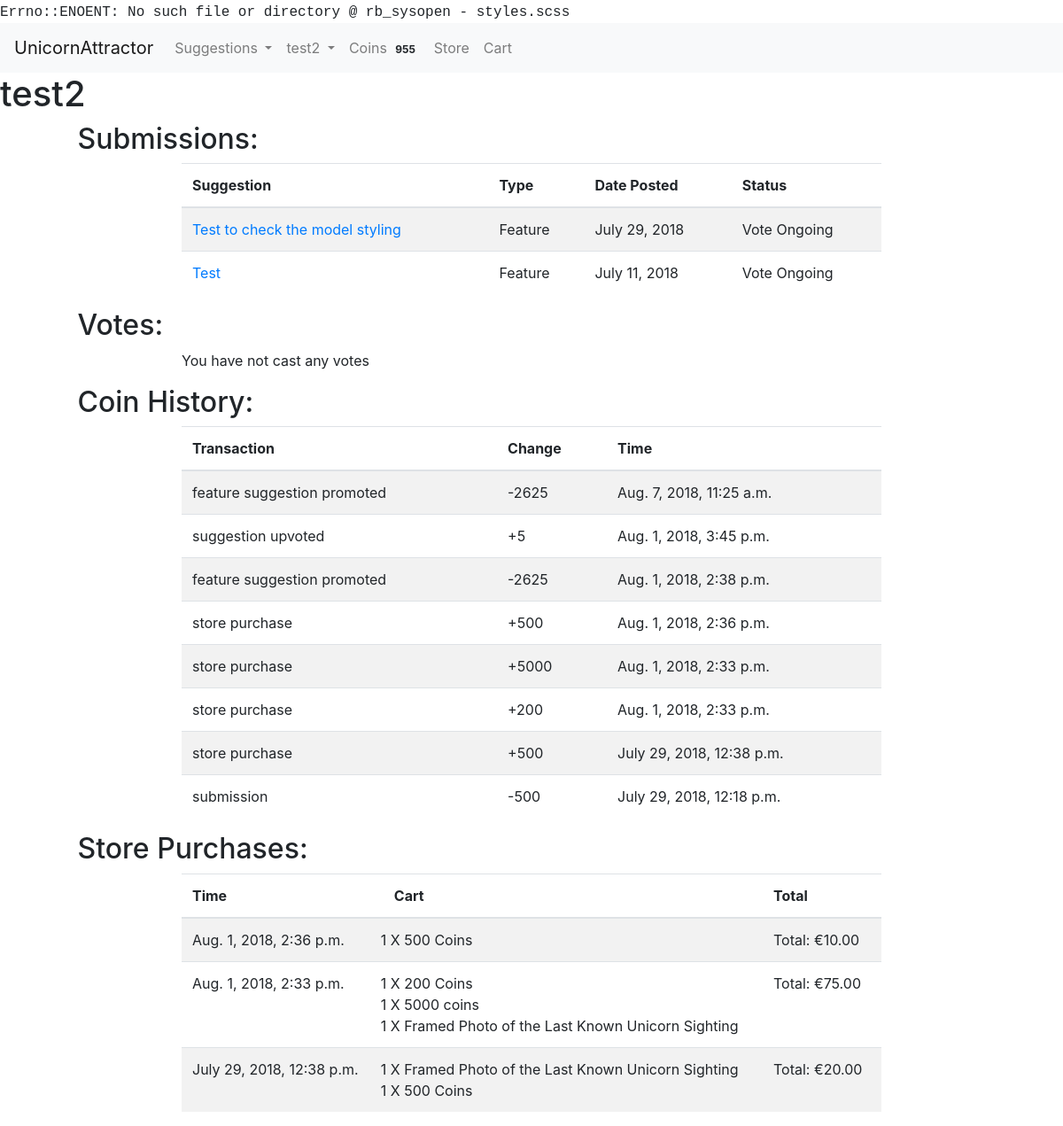
/user/3 (signed in), run on an earlier commit of the app's database.
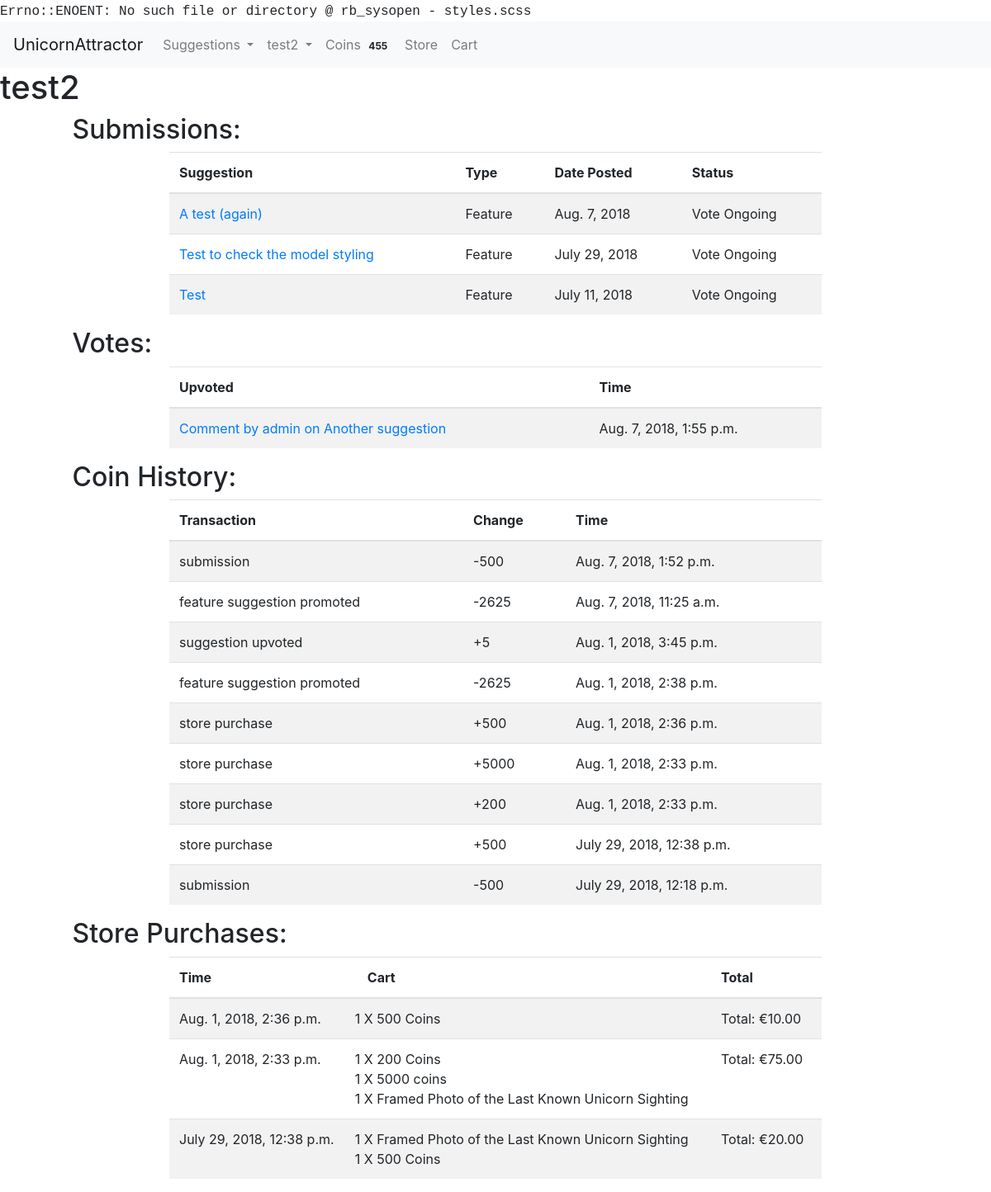
And on a later commit of the database.
### accounts/models.py (models this page shows)
class User(AbstractUser):
    USERNAME_FIELD = "email"
    email = models.EmailField(('email address'), blank=False, unique=True)
    REQUIRED_FIELDS = []
    def __str__(self):
        return self.username

### usersuggestions/models.py (models this page shows, shortened)
class SuggestionAdminPage(models.Model):
    status_choices = ((0, "not scheduled"), (1, "scheduled"), (2, "in progress"), (3, "completed"))
    priority_choices = ((0, "low"), (1, 'normal'), (2, 'high'))
    suggestion = models.ForeignKey(Suggestion, null=False, on_delete=models.CASCADE)
    status = models.PositiveSmallIntegerField(choices=status_choices, default=0)
    developer_assigned = models.ForeignKey(User, null=True, blank=True, on_delete=models.PROTECT)
    priority = models.PositiveSmallIntegerField(choices=priority_choices, null=True, blank=True, default=1)
    date_started = models.DateField(null=True, blank=True)
    estimated_days_to_complete = models.PositiveSmallIntegerField(null=True, blank=True)
    expected_completion_date = models.DateField(null=True, blank=True)
    date_completed = models.DateField(null=True, blank=True)
    in_current_voting_cycle = models.BooleanField(blank=False, default=True)
    github_branch = models.CharField(null=True, blank=True, max_length=50)
    was_successful = models.NullBooleanField(blank=True, null=True)
    current_winner = models.BooleanField(blank=False, default=False)

class Suggestion(models.Model):
    suggestion_choices = ((True, 'Feature'), (False, 'Bug Fix'))
    is_feature = models.BooleanField(blank=False, default=False, choices=suggestion_choices)
    user = models.ForeignKey(User, null=False, on_delete=models.PROTECT)
    title = models.CharField(max_length=200, blank=False)
    details = RichTextUploadingField()
    date_time = models.DateTimeField(auto_now_add=True)
    delay_submission = models.BooleanField(null=False, blank=True, default=False)

class Upvote(models.Model):
    user = models.ForeignKey(User, null=False, on_delete=models.PROTECT)
    suggestion = models.ForeignKey(Suggestion, null=True, on_delete=models.CASCADE)
    comment = models.ForeignKey(Comment, null=True, on_delete=models.CASCADE)
    date_time = models.DateTimeField(auto_now_add=True)

class Comment(models.Model):
    user = models.ForeignKey(User, null=False, on_delete=models.PROTECT)
    suggestion = models.ForeignKey(Suggestion, null=False, on_delete=models.CASCADE)
    admin_page_comment = models.BooleanField(blank=False, default=False)
    comment = RichTextUploadingField()
    date_time = models.DateTimeField(auto_now_add=True)

### market/models.py (models this page shows, shortened)
class UserCoinHistory(models.Model):
    transaction_choices = ((1, 'submission'), (2, 'upvote'), (3, 'referral'),
                           (4, 'store purchase'), (5, 'initial signup'), (6, 'received referral'),
                           (7, 'suggestion upvoted'), (8, 'suggestion successful'), (9, 'feature suggestion promoted'))
    user = models.ForeignKey(User, null=False, on_delete=models.PROTECT)
    coins_change = models.IntegerField(null=False)
    date_time = models.DateTimeField(auto_now_add=True)
    suggestion = models.ForeignKey(Suggestion, null=True, blank=True, on_delete=models.CASCADE)
    transaction = models.PositiveSmallIntegerField(choices=transaction_choices, blank=False, null=False)

class Order(models.Model):
    user = models.ForeignKey(User, null=False, on_delete=models.PROTECT)
    date_time = models.DateTimeField(auto_now_add=True)
    delivery_address = models.ForeignKey(Delivery, null=True, on_delete=models.PROTECT)

class OrderItem(models.Model):
    order = models.ForeignKey(Order, null=False, on_delete=models.CASCADE)
    item = models.ForeignKey(StoreItem, null=False, on_delete=models.PROTECT)
    quantity = models.PositiveIntegerField(null=False)
    total_purchase_price = models.DecimalField(max_digits=8, decimal_places=2)

class StoreItem(models.Model):
    name = models.CharField(max_length=200, null=False, blank=False)
    description = models.TextField()
    price = models.DecimalField(max_digits=8, decimal_places=2)
    image = models.ImageField(upload_to='images')
    delivery_required = models.BooleanField(blank=False, null=False)
    is_coins = models.BooleanField(default=False, null=False)
    coins_amount = models.PositiveIntegerField(blank=True, null=True)
    def __str__(self):
        return self.name

### usersuggestions/views.py (the view)
# urls.py: url(r'^user/(?P<user_id>\d+)$', render_userpage, name='userpage'),
@login_required()
def render_userpage(request, user_id):
    user = get_object_or_404(User, id=user_id)
    if request.user == user:
        values = get_userpage_values(user)
        return render(request, "userpage.html", {"user": user,
                                                 "votes": values["votes"], "purchases": values["purchases"],
                                                 "coin_history": values["coin_history"],
                                                 "suggestions": values["suggestions"],
                                                 })
    else:
        return redirect("issue_tracker")

### market/cart.py (called while the page is built)
    def __len__(self):
        return sum(item['quantity'] for item in self.cart.values())

### market/coins.py (called while the page is built)
def return_user_coins(user):
    UserCoins.objects.get_or_create(user=user)
    user_row = UserCoins.objects.get(user=user)
    return user_row.coins

### market/contexts.py (called while the page is built)
def cart(request):
    return {'cart': Cart(request)}

def usercoins(request):
    if request.user.is_authenticated:
        user = request.user
        coins_amount = return_user_coins(user)
        return {"usercoins":coins_amount}
    else:
        return {"usercoins": None}

### usersuggestions/helpers.py (called while the page is built)
def get_userpage_values(user):
    votes = Upvote.objects.filter(user=user).order_by("-date_time")
    purchases = Order.objects.filter(user=user).order_by("-date_time")
    coin_history = UserCoinHistory.objects.filter(user=user).order_by("-date_time")
    suggestions = SuggestionAdminPage.objects.filter(suggestion__user=user).order_by("-suggestion__date_time")
    for purchase in purchases:
        purchase.items = OrderItem.objects.filter(order=purchase)
        purchase.total_cost = 0
        for item in purchase.items:
            purchase.total_cost += item.total_purchase_price
    values_dictionary = {"purchases": purchases,
                         "coin_history": coin_history, "votes": votes, "suggestions": suggestions
                         }
    return values_dictionary

### usersuggestions/templates/userpage.html (shortened to what this page needs)
{% extends 'base.html' %} {% block title %} {{ user }} {% endblock %} {% block content %}
<main id="userpage">
    <h1 id="header">{{ user }}</h1>
    <div class="row">
        <div class="offset-md-1">
            <h2 class="section-header">Submissions:</h2>
        </div>
    </div>
    <div class="row">
        <div class="col-xs-12 table-col col-md-8 offset-md-2">
            {% if suggestions|length == 0 %}
            <p class="no-entry-text">You have not submitted any suggestions</p>
            {% else %}
            <table class="table submissions-table table-striped">
                <thead>
                    <tr>
                        <th scope="col">Suggestion</th>
                        <th scope="col">Type</th>
                        <th scope="col">Date Posted</th>
                        <th scope="col">Status</th>
                    </tr>
                </thead>
                <tbody>
                    {% for suggestion in suggestions %}
                    <tr>
                        <td><a href="{% url 'view_suggestion' suggestion.suggestion.id %}">{{ suggestion.suggestion.title }}</a> </td>
                        <td>{{ suggestion.suggestion.get_is_feature_display }}</td>
                        <td>{{ suggestion.suggestion.date_time.date }}</td>
                        <td class="status">
                            {% if suggestion.suggestion.is_feature %} {% if suggestion.in_current_voting_cycle %} Vote Ongoing {% elif suggestion.suggestion.delay_submission %} Submission delayed till next voting cycle {% elif suggestion.was_successful == True %} Suggestion Successful
                            {% else %} Suggestion unsuccessful {% endif %} {% else %} {{ suggestion.get_status_display }} {% endif %}
                        </td>
                    </tr>
                    {% endfor %}
                </tbody>
            </table>
            {% endif %}
        </div>
    </div>
    <div class="row">
        <div class="offset-md-1">
            <h2 class="section-header">Votes:</h2>
        </div>
    </div>
    <div class="row">
        <div class="col-xs-10 col-md-8 table-col offset-xs-1 offset-md-2">
            {% if votes|length == 0 %}
            <p class="no-entry-text">You have not cast any votes</p>
            {% else %}
            <table class="table table-striped">
                <thead>
                    <tr>
                        <th scope="col">Upvoted</th>
                        <th scope="col">Time</th>
                    </tr>
                </thead>
                <tbody>
                    {% for vote in votes %}
                    <div class="row">
                        <tr>
                            <td>
                                {% if vote.comment %}
                                <a href="{% url 'view_suggestion' vote.comment.suggestion.id %}#{{ vote.comment.id }}">Comment by {{ vote.comment.user }} on {{ vote.comment.suggestion.title }}</a> {% else %}
                                <a href="{% url 'view_suggestion' vote.suggestion.id %}">{{ vote.suggestion.get_is_feature_display }}: {{ vote.suggestion.title }}</a> {% endif %}
                            </td>
                            <td>{{ vote.date_time }}</td>
                        </tr>
                        {% endfor %}
                </tbody>
            </table>
            {% endif %}
            </div>
        </div>
        <div class="row">
            <div class="offset-md-1">
                <h2 class="section-header">Coin History:</h2>
            </div>
        </div>
        <div class="row">
            <div class="col-xs-10 table-col col-md-8 offset-xs-1 offset-md-2">
                <table class="table table-striped">
                    <thead>
                        <tr>
                            <th scope="col">Transaction</th>
                            <th scope="col">Change</th>
                            <th scope="col">Time</th>
                        </tr>
                    </thead>
                    <tbody>
                        {% for entry in coin_history %}
                        <tr>
                            <td>{{ entry.get_transaction_display }}{% if entry.suggestion %}: <a href="{% url 'view_suggestion' entry.suggestion.id %}"> {{ entry.suggestion.title }}</a> {% endif %}
                            </td>
                            <td>{% if entry.coins_change > 0 %} <span class="positive-change">+{% else %}<span class="negative-change">{% endif %}{{ entry.coins_change }}</span></td>
                            <td>{{ entry.date_time }}
                            </td>
                        </tr>
                        {% endfor %}
                    </tbody>
                </table>
            </div>
        </div>
        <div class="row">
            <div class="offset-md-1">
                <h2 class="section-header">Store Purchases:</h2>
            </div>
        </div>
        <div class="row">
            <div class="col-xs-10  table-col col-md-8 offset-xs-1 offset-md-2">
                {% if purchases|length == 0 %}
                <p class="no-entry-text">You have made no purchases at our store</p>
                {% else %}
                <table class="table table-striped">
                    <thead>
                        <tr>
                            <th scope="col">Time</th>
                            <th scope="col">Cart</th>
                            <th scope="col">Total</th>
                        </tr>
                    </thead>
                    <tbody>
                        {% for purchase in purchases %}
                        <tr>
                            <td>{{ purchase.date_time }}</td>
                            <td>
                                {% for item in purchase.items %}
                                <div class="row">
                                    {{ item.quantity }} X {{ item.item }}
                                </div>
                                {% endfor %}
                            </td>
                            <td>Total: €{{ purchase.total_cost }}</td>
                        </tr>
                        {% endfor %}
                    </tbody>
                </table>
            </div>
            {% endif %}
        </div>
</main>
{% endblock %}

### templates/base.html (shortened to what this page needs)
<!DOCTYPE html>
{% load staticfiles %}
<html lang="en">
<head>
    <link rel="stylesheet" href="https://maxcdn.bootstrapcdn.com/bootstrap/4.0.0/css/bootstrap.min.css">
    <link rel="stylesheet" href="{% static 'css/styles.css' %}">
</head>
<header>
    <nav class="navbar navbar-expand-lg navbar-light bg-light justify-content-between">
        <a class="navbar-brand website-title" href="{% url 'home' %}">UnicornAttractor</a>
            <div class="collapse navbar-collapse" id="navbarSupportedContent">
                <ul class="navbar-nav mr-auto">
                    <li class="nav-item dropdown">
                        <a class="nav-link dropdown-toggle" href="{% url 'issue_tracker' %}" id="navbarDropdown" role="button" data-toggle="dropdown" aria-haspopup="true" aria-expanded="false">
          Suggestions
        </a>
                    </li>
                    {% if user.is_authenticated %}
                    <li class="nav-item dropdown">
                        <a class="nav-link dropdown-toggle" href="#" id="navbarDropdownUser" role="button" data-toggle="dropdown" aria-haspopup="true" aria-expanded="false">
          {{ user.username }}
        </a>
                    </li>
                    <li class="nav-item">
                        <a class="nav-link" href="{% url 'earn_coins' %}"> Coins <span class="badge badge-light">{{ usercoins }}</span></a></a>
                    </li>
                    {% endif %}
                    <li class="nav-item">
                        <a class="nav-link" href="{% url 'store' %}">Store</a>
                    </li>
                    <li class="nav-item">
                        <a class="nav-link" href="{% url 'view_cart' %}">Cart </a>
                    </li>
                </ul>
            </div>
    </nav>
</header>
<body>
    {% block content %}{% endblock %}
</body>
</html>

### styles.css (style rules this page uses)
body:before { white-space: pre; font-family: monospace; content: "Errno::ENOENT: No such file or directory @ rb_sysopen - styles.scss"; }

What changed in the data, as far as the page shows it:
added SuggestionAdminPage: suggestion "A test (again)", suggestion.is_feature "Feature", suggestion.date_time "Aug. 7, 2018", in_current_voting_cycle "Vote Ongoing"
added Upvote: comment.user "admin", comment.suggestion "Another suggestion", date_time "Aug. 7, 2018, 1:55 p.m."
added UserCoinHistory: transaction "submission", coins_change "-500", date_time "Aug. 7, 2018, 1:52 p.m."
Also different on the page:
{{ usercoins }}: "955" → "455"
text no longer shown: "You have not cast any votes"
text now shown: "Upvoted Time"
